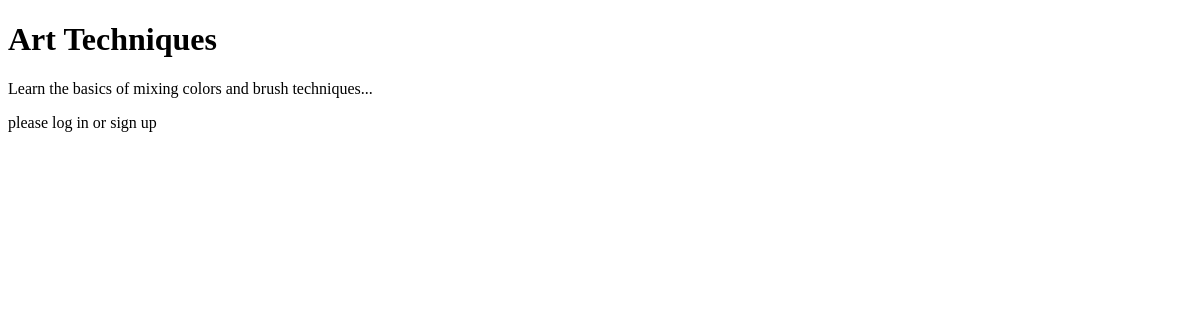
The app's page /login/content.php?id=3, older data.
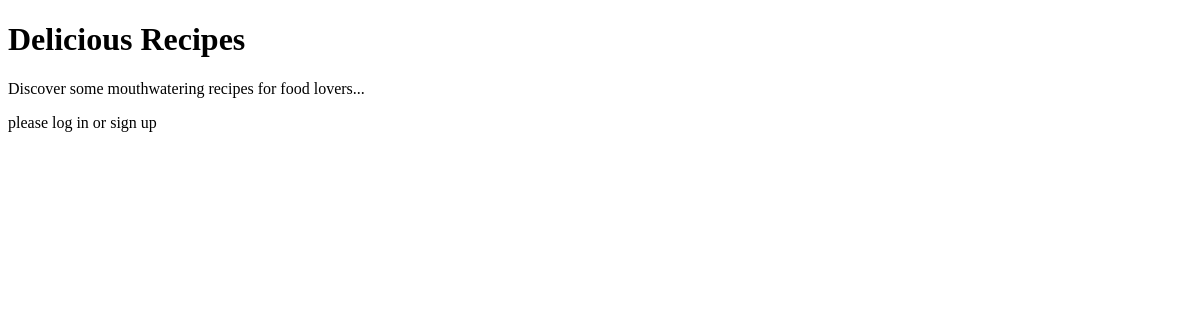
The same page, newer data.
### tables this page shows
CREATE TABLE `content` (
  `content_id` INT PRIMARY KEY AUTO_INCREMENT,
  `title` VARCHAR(100) NOT NULL,
  `author` VARCHAR(50) NOT NULL,
  `content_date` DATE,
  `sub_title` VARCHAR(50),
  `body` TEXT NOT NULL
);

### login/content.php (the view, shortened to what this page needs)
<!DOCTYPE html>
<html>
<head>
</head>
<body>
    <?php
    if (isset($_GET['id'])) {
        $host = "localhost";
        $username = "root";
        $password = "";
        $database = "blog";
        $connection = new mysqli($host, $username, $password, $database);
        $content_id = $_GET['id'];
        $query = "SELECT * FROM content WHERE content_id = $content_id";
        $result = $connection->query($query);
        $q = "select * from content_tag where content_id = $content_id";
        $tagList  = $connection->query($q);
        $tagArr = [];
        if ($tagList->num_rows > 0) {
            while($row = $tagList->fetch_assoc()) {
                $tagArr[] = $row['tag_id'];
                $t = $row['tag_id'];
                $tag_query = "select * from tag where tag_id = $t";
                $r = $connection->query($tag_query);
                $r = $r->fetch_assoc();
                $p = $r['popularity_points'];
                $p = $p+1;
                $tag_priority_query = "UPDATE tag
                SET popularity_points = $p -- Set the new value for popularity_points
                WHERE tag_id = $t; -- Specify the tag_id to identify the record
                ";
                $connection->query($tag_priority_query);
            }
        }
        if ($result->num_rows == 1) {
            $row = $result->fetch_assoc();
            echo '<h1>' . $row["title"] . '</h1>';
            echo '<p>' . $row["body"] . '</p>';
        }
        if (isset($_COOKIE["user_id"])) {
            $stored_user_id = $_COOKIE["user_id"];
            for($i= 0 ; $i< count($tagArr); $i++){
                $t = $tagArr[$i];
                $query = "SELECT * FROM user_tag WHERE user_id = $stored_user_id and tag_id = $t";
                $r = $connection->query($query);
                if($r->num_rows == 0){
                    $query = "INSERT INTO user_tag (user_id, tag_id, tag_priority) VALUES ($stored_user_id, $t, 1);";
                    $connection->query($query);
                }
                else {
                    $u = $r->fetch_assoc();
                    $priority = $u['tag_priority'];
                    $priority++;
                    $query = "UPDATE user_tag
                    SET tag_priority = $priority -- Set the new value for tag_priority
                    WHERE user_id = $stored_user_id AND tag_id = $t; -- Specify the condition to identify the record
                    ";
                    $connection->query($query);
                }
              }
            $connection->close();
        } else {
            echo "please log in or sign up";
        }
    }
    ?>
</body>
</html>

Row changes from the older to the newer data that the page shows:
changed content: title "Art Techniques" → "Delicious Recipes"; body "Learn the basics of mixing colors and brush techniques..." → "Discover some mouthwatering recipes for food lovers..."
